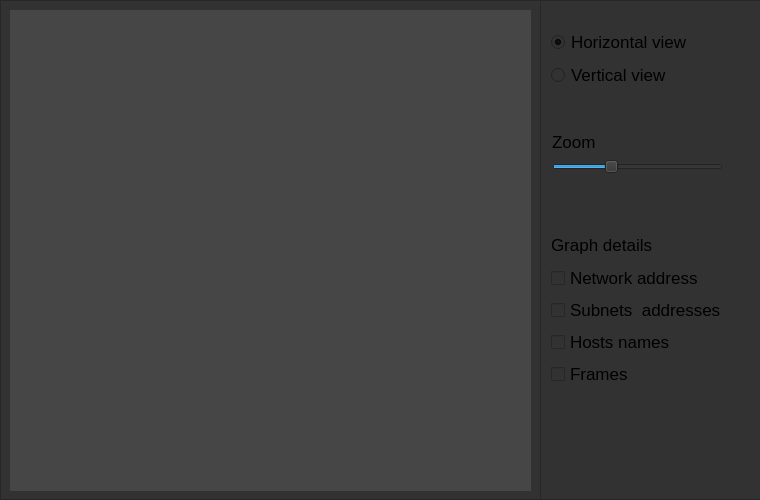
<?xml version="1.0" encoding="UTF-8"?>
<ui version="4.0">
 <class>GraphDialog</class>
 <widget class="QDialog" name="GraphDialog">
  <property name="geometry">
   <rect>
    <x>0</x>
    <y>0</y>
    <width>760</width>
    <height>500</height>
   </rect>
  </property>
  <property name="windowTitle">
   <string>Network Graph</string>
  </property>
  <property name="windowIcon">
   <iconset resource="resources.qrc">
    <normaloff>:/resources/icons/graph.ico</normaloff>:/resources/icons/graph.ico</iconset>
  </property>
  <widget class="QFrame" name="graphFrame">
   <property name="geometry">
    <rect>
     <x>0</x>
     <y>0</y>
     <width>541</width>
     <height>500</height>
    </rect>
   </property>
   <property name="styleSheet">
    <string notr="true">background-color: rgb(50, 50, 50);</string>
   </property>
   <property name="frameShape">
    <enum>QFrame::StyledPanel</enum>
   </property>
   <property name="frameShadow">
    <enum>QFrame::Raised</enum>
   </property>
   <widget class="QScrollArea" name="subnetGraphArea">
    <property name="geometry">
     <rect>
      <x>10</x>
      <y>10</y>
      <width>521</width>
      <height>481</height>
     </rect>
    </property>
    <property name="layoutDirection">
     <enum>Qt::LeftToRight</enum>
    </property>
    <property name="styleSheet">
     <string notr="true">background-color: rgb(70, 70, 70);</string>
    </property>
    <property name="frameShape">
     <enum>QFrame::NoFrame</enum>
    </property>
    <property name="sizeAdjustPolicy">
     <enum>QAbstractScrollArea::AdjustIgnored</enum>
    </property>
    <property name="widgetResizable">
     <bool>true</bool>
    </property>
    <property name="alignment">
     <set>Qt::AlignCenter</set>
    </property>
    <widget class="QWidget" name="graphScroll">
     <property name="geometry">
      <rect>
       <x>0</x>
       <y>0</y>
       <width>521</width>
       <height>481</height>
      </rect>
     </property>
     <property name="layoutDirection">
      <enum>Qt::LeftToRight</enum>
     </property>
     <property name="styleSheet">
      <string notr="true">background-color: rgb(70, 70, 70);</string>
     </property>
    </widget>
   </widget>
  </widget>
  <widget class="QFrame" name="settingsFrame">
   <property name="geometry">
    <rect>
     <x>540</x>
     <y>0</y>
     <width>231</width>
     <height>500</height>
    </rect>
   </property>
   <property name="styleSheet">
    <string notr="true">background-color: rgb(50, 50, 50);</string>
   </property>
   <property name="frameShape">
    <enum>QFrame::StyledPanel</enum>
   </property>
   <property name="frameShadow">
    <enum>QFrame::Raised</enum>
   </property>
   <widget class="QWidget" name="layoutWidget">
    <property name="geometry">
     <rect>
      <x>11</x>
      <y>28</y>
      <width>171</width>
      <height>62</height>
     </rect>
    </property>
    <layout class="QVBoxLayout" name="verticalLayout_3">
     <item>
      <widget class="QRadioButton" name="horizontalViewButton">
       <property name="font">
        <font>
         <pointsize>13</pointsize>
        </font>
       </property>
       <property name="text">
        <string>Horizontal view</string>
       </property>
       <property name="checked">
        <bool>true</bool>
       </property>
      </widget>
     </item>
     <item>
      <widget class="QRadioButton" name="verticalViewButton">
       <property name="font">
        <font>
         <pointsize>13</pointsize>
        </font>
       </property>
       <property name="text">
        <string>Vertical view</string>
       </property>
      </widget>
     </item>
    </layout>
   </widget>
   <widget class="QWidget" name="layoutWidget">
    <property name="geometry">
     <rect>
      <x>11</x>
      <y>230</y>
      <width>173</width>
      <height>157</height>
     </rect>
    </property>
    <layout class="QVBoxLayout" name="verticalLayout_2">
     <item>
      <widget class="QLabel" name="label">
       <property name="font">
        <font>
         <pointsize>13</pointsize>
        </font>
       </property>
       <property name="text">
        <string>Graph details</string>
       </property>
      </widget>
     </item>
     <item>
      <layout class="QVBoxLayout" name="verticalLayout">
       <item>
        <widget class="QCheckBox" name="networkAddress">
         <property name="font">
          <font>
           <pointsize>13</pointsize>
          </font>
         </property>
         <property name="text">
          <string>Network address</string>
         </property>
        </widget>
       </item>
       <item>
        <widget class="QCheckBox" name="subnetAddresses">
         <property name="font">
          <font>
           <pointsize>13</pointsize>
          </font>
         </property>
         <property name="text">
          <string>Subnets  addresses</string>
         </property>
        </widget>
       </item>
       <item>
        <widget class="QCheckBox" name="hostNames">
         <property name="font">
          <font>
           <pointsize>13</pointsize>
          </font>
         </property>
         <property name="text">
          <string>Hosts names</string>
         </property>
        </widget>
       </item>
       <item>
        <widget class="QCheckBox" name="coloredGraphcheckBox">
         <property name="font">
          <font>
           <pointsize>13</pointsize>
          </font>
         </property>
         <property name="text">
          <string>Frames</string>
         </property>
        </widget>
       </item>
      </layout>
     </item>
    </layout>
   </widget>
   <widget class="QWidget" name="layoutWidget">
    <property name="geometry">
     <rect>
      <x>12</x>
      <y>130</y>
      <width>171</width>
      <height>44</height>
     </rect>
    </property>
    <layout class="QVBoxLayout" name="verticalLayout_4">
     <item>
      <widget class="QLabel" name="label_2">
       <property name="font">
        <font>
         <pointsize>13</pointsize>
        </font>
       </property>
       <property name="text">
        <string>Zoom</string>
       </property>
      </widget>
     </item>
     <item>
      <widget class="QSlider" name="scaleSlider">
       <property name="minimum">
        <number>5</number>
       </property>
       <property name="maximum">
        <number>20</number>
       </property>
       <property name="singleStep">
        <number>3</number>
       </property>
       <property name="sliderPosition">
        <number>10</number>
       </property>
       <property name="orientation">
        <enum>Qt::Horizontal</enum>
       </property>
      </widget>
     </item>
    </layout>
   </widget>
  </widget>
 </widget>
 <resources>
  <include location="resources.qrc"/>
 </resources>
 <connections/>
</ui>
